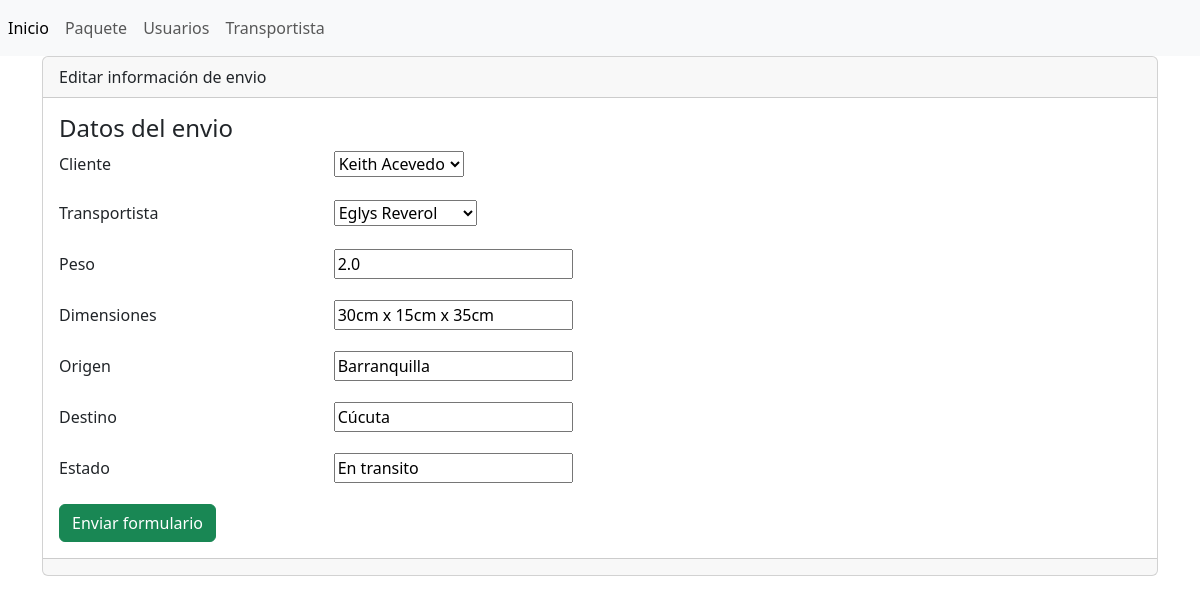
Page /update_shipment/2 on the committed database.
### logistics/models.py (models this page shows, shortened)
class Package(models.Model):
    id = models.AutoField(primary_key=True)
    client = models.ForeignKey(Client, on_delete=models.CASCADE)
    transportist = models.ForeignKey(Transportist, on_delete=models.CASCADE)
    weight = models.FloatField(verbose_name="Peso")
    dimensions = models.CharField(max_length=100, verbose_name="Dimensiones")
    origin = models.CharField(max_length=100, verbose_name="Origen")
    destination = models.CharField(max_length=100, verbose_name="Destino")
    status = models.CharField(max_length=100, verbose_name="Estado")

### logistics/views.py (the view)
# urls.py: path('update_shipment/<int:id>', views.update_shipment, name='update_shipment'),
def update_shipment(request, id):
    package = Package.objects.get(id=id)
    form = PackageForm(request.POST or None, instance=package)
    if form.is_valid() and request.method == 'POST':
        form.save()
        return redirect('packages')
    return render(request, 'packages/update_shipment.html', {'form': form})

### logistics/forms.py
class PackageForm(forms.ModelForm):
    class Meta:
        model = Package
        fields = ['client', 'transportist', 'weight', 'dimensions', 'origin', 'destination', 'status']
        labels = {
            'client': 'Cliente',
            'transportist': 'Transportista',
            'weight': 'Peso',
            'dimensions': 'Dimensiones',
            'origin': 'Origen',
            'destination': 'Destino',
            'status': 'Estado'
        }

### logistics/models.py (called while the page is built)
    def __str__(self):
        return f"{self.name} {self.last_name}"

    def __str__(self):
        return f"{self.name} {self.last_name}"

### logistics/templates/packages/update_shipment.html (shortened to what this page needs)
{% extends 'base.html' %}
{% block content %}
    <div class="card">
        <div class="card-header">Editar información de envio</div>
        <div class="card-body">
            <h4 class="card-title">Datos del envio</h4>
            {% include 'packages/form.html' %}
        </div>
        <div class="card-footer text-muted"></div>
    </div>
{% endblock %}

### logistics/templates/packages/form.html (shortened to what this page needs)
<form enctype="multipart/form-data" method="post">
    {% for field in form %}
        <div class="mb-3 col-12">
            <label for="{{ field.id_for_label }}" class="form-label col-3">{{ field.label }}</label>
            {{ field }}
        </div>
    {% endfor %}
        <input
            name=""
            id=""
            class="btn btn-success"
            type="submit"
            value="Enviar formulario"
        />
</form>

### rows in the picture
Package: form "Keith Acevedo" "Eglys Reverol" "2.0" "30cm x 15cm x 35cm" "Barranquilla" "Cúcuta" "En transito"

### other values in the picture
{{ field.label }} "Cliente" "Transportista" "Peso" "Dimensiones" "Origen" "Destino" "Estado"
